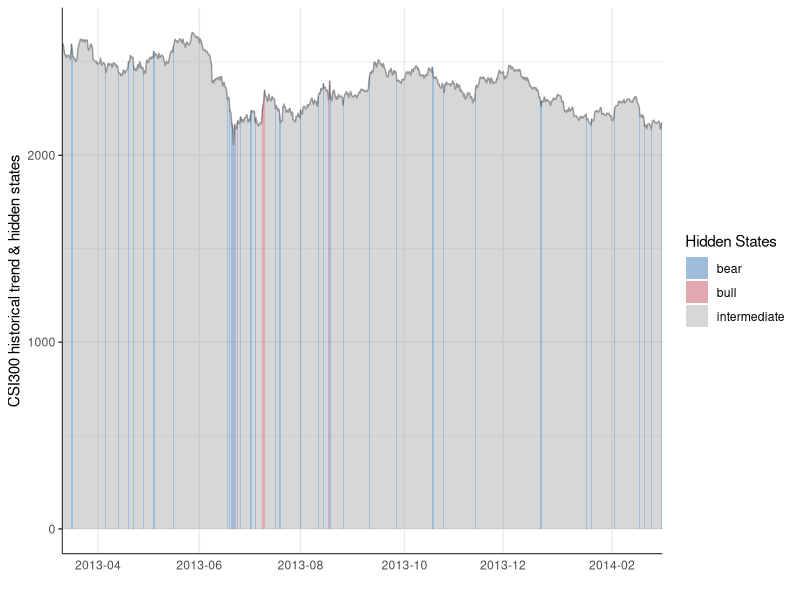
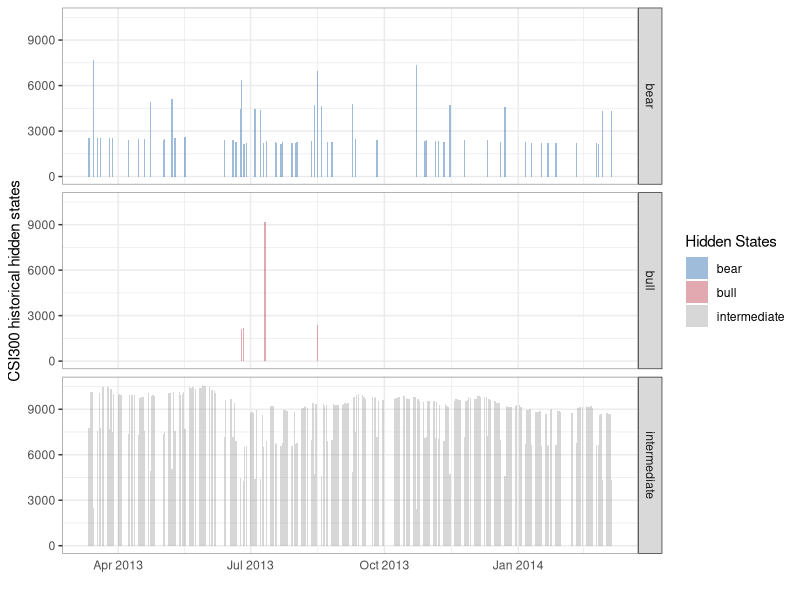
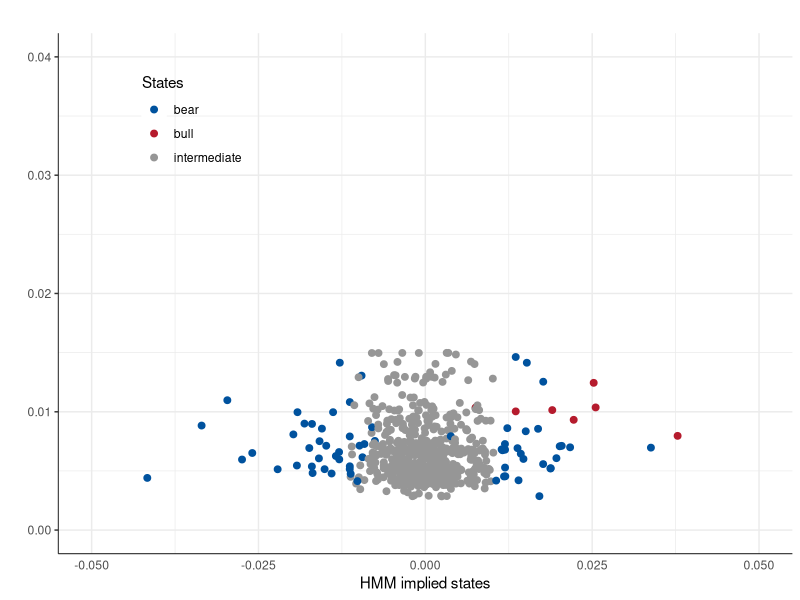
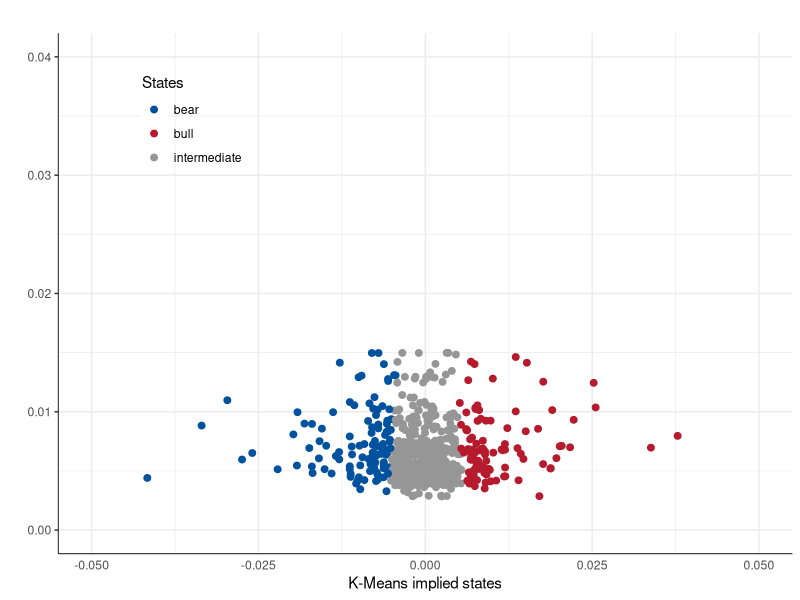
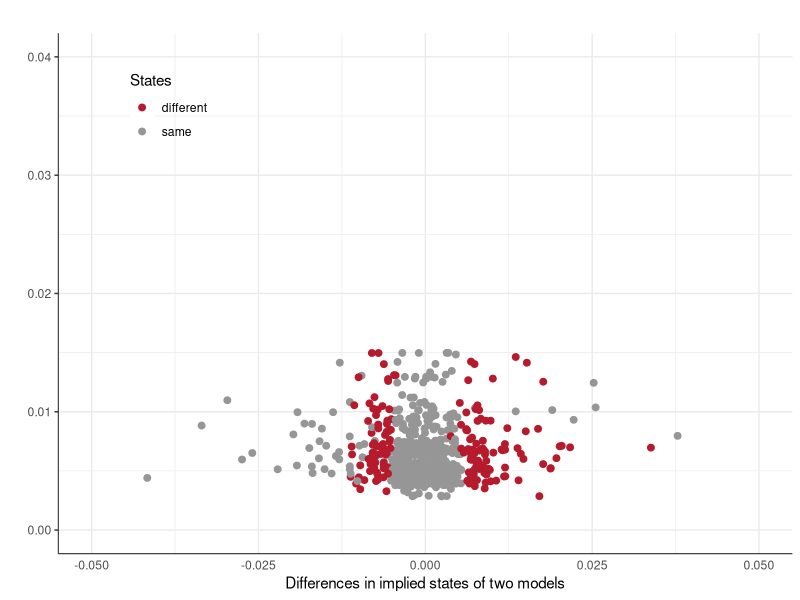
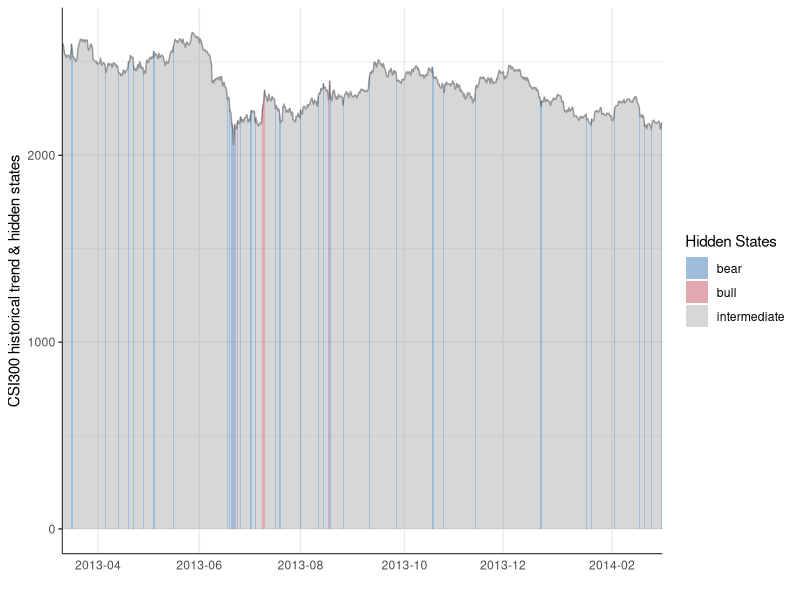
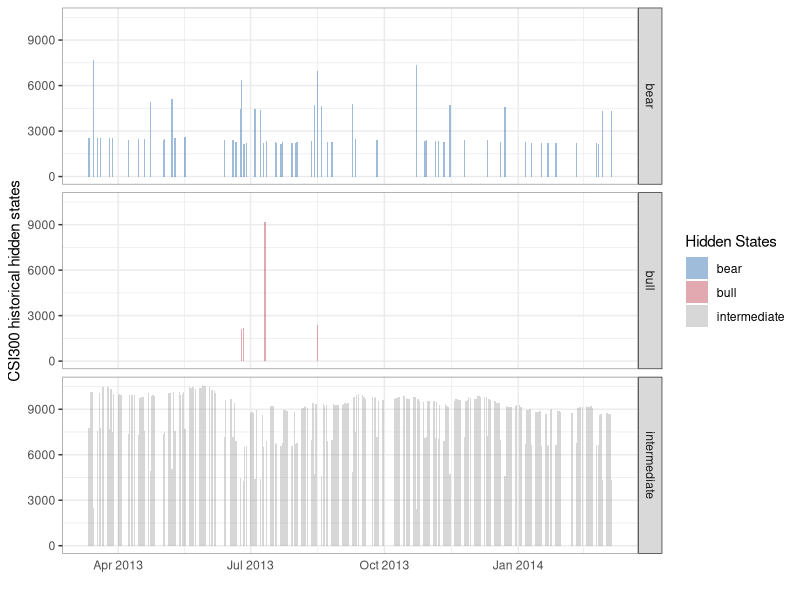
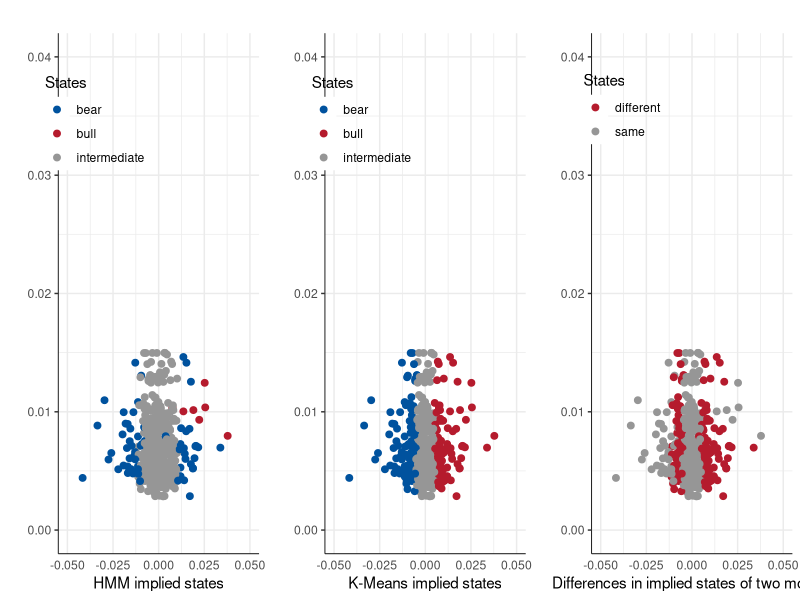

Write R code to recreate these figures, in order.
# Plot - HMM States
#
# Color Scheme:
#   Blue: #00529e
#   Red:  #b51b2d
#   Gray: #969696

library(ggplot2)
library(dplyr)
library(reshape2)
library(grid)
setwd('/Users/troy_sky/Documents/R/Thesis/60min_1314')
vplayout = function(x, y) viewport(layout.pos.row = x, layout.pos.col = y)

# Data Loading
dataRetStates = read.csv('dataHMMStates.csv')
dataFullIndex = read.csv('dataHistoricalIndex.csv')
dataRetIn = read.csv('dataInSample.csv')
dataIndexStates = merge(dataRetStates,dataFullIndex,by = 'time',all.x = T)

# Figure 1 - Index line & States bar plot
ind = c(57,217,377,541,697,869)
statesFig1 = ggplot(data = dataIndexStates,aes(x = time,y = close,group = 1)) + 
  geom_line(color = '#969696') + 
  geom_bar(stat = 'identity',position = 'dodge',aes(fill = label),width = 1) + 
  scale_fill_manual('Hidden States',values = c('#00529e60','#b51b2d60','#96969660')) + 
  scale_x_discrete(breaks = dataIndexStates$time[ind],labels = substr(dataIndexStates$time[ind],1,7)) + 
  theme_bw() + 
  theme(panel.background = element_blank()) + 
  theme(panel.border = element_blank()) + 
  theme(axis.line = element_line(size = 0.3)) + 
  theme(axis.ticks.x = element_blank()) + 
  labs(x = '',y = 'CSI300 historical trend & hidden states')
print(statesFig1)
ggsave('statesFig1.pdf',statesFig1,width = 10,height = 4)

# Figure 2 - States bar plot
statesFig2 = ggplot(data = dataIndexStates,aes(x = as.Date(time),y = close)) + 
  geom_bar(stat = 'identity',aes(fill = label)) + 
  facet_grid(label ~.) + 
  scale_fill_manual('Hidden States',values = c('#00529e60','#b51b2d60','#96969660')) + 
  theme_bw() + 
  theme(panel.background = element_blank()) + 
  theme(panel.border = element_rect(size = 0.5,color = '#969696')) + 
  theme(axis.ticks.x = element_blank()) + 
  labs(x = '',y = 'CSI300 historical hidden states')
print(statesFig2)
ggsave('statesFig2.pdf',statesFig2,width = 10,height = 4)

# Figure 3 - Return scatter plots
dataRetInComp = merge(dataRetStates,dataRetIn,by = c('time','ret'),all.y = T) %>%
  select(time,ret,std,labelHMM = label.x,labelKMeans = label.y) %>% 
  mutate(labelDiff = labelHMM == labelKMeans)

statesFig3_HMM = ggplot(data = dataRetInComp,aes(x = ret,y = std)) + 
  geom_point(aes(color = labelHMM),size = 2) + 
  xlim(c(-0.05,0.05)) + ylim(c(0,0.04)) + 
  scale_color_manual('States',values = c('#00529e','#b51b2d','#969696')) + 
  theme_bw() + 
  theme(panel.background = element_blank()) + 
  theme(panel.border = element_blank()) + 
  theme(axis.line = element_line(size = 0.3)) + 
  theme(axis.ticks.x = element_blank()) + 
  theme(legend.position = c(0.182,0.83)) + 
  theme(legend.key = element_rect(fill = NULL,color = '#ffffff')) + 
  theme(legend.background = element_blank()) + 
  labs(x = 'HMM implied states',y = '',title = '')
print(statesFig3_HMM)

statesFig3_KMeans = ggplot(data = dataRetInComp,aes(x = ret,y = std)) + 
  geom_point(aes(color = labelKMeans),size = 2) + 
  xlim(c(-0.05,0.05)) + ylim(c(0,0.04)) + 
  scale_color_manual('States',values = c('#00529e','#b51b2d','#969696')) + 
  theme_bw() + 
  theme(panel.background = element_blank()) + 
  theme(panel.border = element_blank()) + 
  theme(axis.line = element_line(size = 0.3)) + 
  theme(axis.ticks.x = element_blank()) + 
  theme(legend.position = c(0.182,0.83)) + 
  theme(legend.key = element_rect(fill = NULL,color = '#ffffff')) + 
  theme(legend.background = element_blank()) + 
  labs(x = 'K-Means implied states',y = '',title = '')
print(statesFig3_KMeans)

statesFig3_Diff = ggplot(data = dataRetInComp,aes(x = ret,y = std)) + 
  geom_point(aes(color = labelDiff),size = 2) + 
  xlim(c(-0.05,0.05)) + ylim(c(0,0.04)) + 
  scale_color_manual('States',
                     labels = c('different','same'),
                     values = c('#b51b2d','#969696')) + 
  theme_bw() + 
  theme(panel.background = element_blank()) + 
  theme(panel.border = element_blank()) + 
  theme(axis.line = element_line(size = 0.3)) + 
  theme(axis.ticks.x = element_blank()) + 
  theme(legend.position = c(0.15,0.857)) + 
  theme(legend.key = element_rect(fill = NULL,color = '#ffffff')) + 
  theme(legend.background = element_blank()) + 
  labs(x = 'Differences in implied states of two models',y = '',title = '')
print(statesFig3_Diff)

pdf('statesFig3.pdf', width = 15, height = 5)
grid.newpage()
pushViewport(viewport(layout = grid.layout(1, 3)))
print(statesFig3_HMM, vp = vplayout(1, 1))
print(statesFig3_KMeans, vp = vplayout(1, 2))
print(statesFig3_Diff, vp = vplayout(1, 3))
dev.off()
